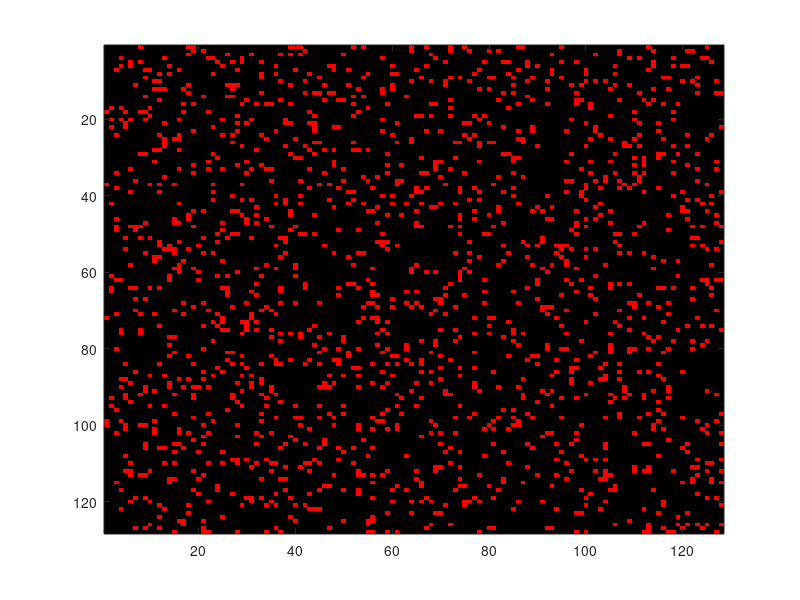

MATLAB code for this plot: (Note: this script raises an error after producing the figure.)
%
%CA driver
%
%excitable media

clf
clear all

n=128;

z=zeros(n,n);
cells=z;

cells = (rand(n,n))<.1 ;
%cells(n/2,n*.25:n*.75) = 1;
%cells(n*.25:n*.75,n/2) = 1;
sum=z;

imh = image(cat(3,cells,z,z));
set(imh, 'erasemode', 'none')
axis equal
axis tight

x = [2:n-1];
y = [2:n-1];

t = 6; % center value=6; 7 makes fast pattern; 5 analiating waves
t1 = 3; % center value=3
for i=1:1200
    
    
    sum(x,y) = ((cells(x,y-1)>0)&(cells(x,y-1)<t)) + ((cells(x,y+1)>0)&(cells(x,y+1)<t)) + ...
        ((cells(x-1, y)>0)&(cells(x-1, y)<t)) + ((cells(x+1,y)>0)&(cells(x+1,y)<t)) + ...
        ((cells(x-1,y-1)>0)&(cells(x-1,y-1)<t)) + ((cells(x-1,y+1)>0)&(cells(x-1,y+1)<t)) + ...
        ((cells(x+1,y-1)>0)&(cells(x+1,y-1)<t)) + ((cells(x+1,y+1)>0)&(cells(x+1,y+1)<t));
       
    cells = ((cells==0) & (sum>=t1)) + ...
            2*(cells==1) + ...
            3*(cells==2) + ...
            4*(cells==3) + ...
            5*(cells==4) + ...
            6*(cells==5) +...
            7*(cells==6) +...
            8*(cells==7) +...
            9*(cells==8) +...
            0*(cells==9);
    
    set(imh, 'cdata', cat(3,z,cells/10,z) )
    drawnow
end

